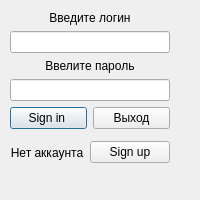
<?xml version="1.0" encoding="UTF-8"?>
<ui version="4.0">
 <class>Dialog</class>
 <widget class="QDialog" name="Dialog">
  <property name="geometry">
   <rect>
    <x>0</x>
    <y>0</y>
    <width>200</width>
    <height>200</height>
   </rect>
  </property>
  <property name="windowTitle">
   <string>Dialog</string>
  </property>
  <widget class="QWidget" name="layoutWidget">
   <property name="geometry">
    <rect>
     <x>10</x>
     <y>10</y>
     <width>160</width>
     <height>119</height>
    </rect>
   </property>
   <layout class="QVBoxLayout" name="verticalLayout_2">
    <item>
     <layout class="QVBoxLayout" name="verticalLayout">
      <item>
       <widget class="QLabel" name="label">
        <property name="text">
         <string>Введите логин</string>
        </property>
        <property name="alignment">
         <set>Qt::AlignCenter</set>
        </property>
       </widget>
      </item>
      <item>
       <widget class="QLineEdit" name="lineEdit"/>
      </item>
      <item>
       <widget class="QLabel" name="label_2">
        <property name="layoutDirection">
         <enum>Qt::LeftToRight</enum>
        </property>
        <property name="text">
         <string>Ввелите пароль</string>
        </property>
        <property name="alignment">
         <set>Qt::AlignCenter</set>
        </property>
       </widget>
      </item>
      <item>
       <widget class="QLineEdit" name="lineEdit_1"/>
      </item>
     </layout>
    </item>
    <item>
     <layout class="QHBoxLayout" name="horizontalLayout">
      <item>
       <widget class="QPushButton" name="pushButton">
        <property name="text">
         <string>Sign in </string>
        </property>
       </widget>
      </item>
      <item>
       <widget class="QPushButton" name="pushButton_2">
        <property name="text">
         <string>Выход</string>
        </property>
       </widget>
      </item>
     </layout>
    </item>
   </layout>
  </widget>
  <widget class="QWidget" name="">
   <property name="geometry">
    <rect>
     <x>10</x>
     <y>140</y>
     <width>160</width>
     <height>25</height>
    </rect>
   </property>
   <layout class="QHBoxLayout" name="horizontalLayout_2">
    <item>
     <widget class="QLabel" name="label_3">
      <property name="text">
       <string>Нет аккаунта</string>
      </property>
      <property name="alignment">
       <set>Qt::AlignCenter</set>
      </property>
     </widget>
    </item>
    <item>
     <widget class="QPushButton" name="pushButton_3">
      <property name="text">
       <string>Sign up</string>
      </property>
     </widget>
    </item>
   </layout>
  </widget>
 </widget>
 <resources/>
 <connections/>
</ui>
